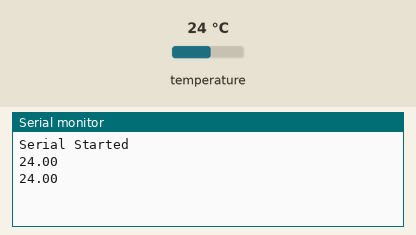
The sketch below on a simulated Arduino Uno, built with avr-gcc and run on an emulated ATmega328P. Parts: the last lines printed to the serial monitor. Inputs (shaded band) come from the test bench; at power-on: temperature 24 °C.

Above: at 3.3 s.
3.4 s: temperature set to 12 °C
At 5.0 s:
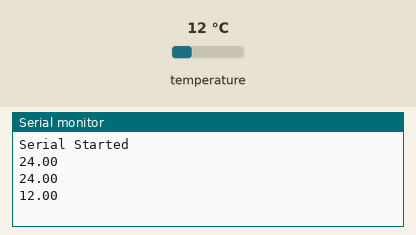
5.9 s: temperature set to 19 °C
At 7.5 s:
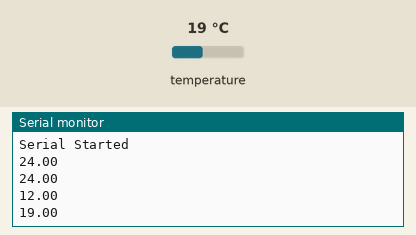
Timing chart, 0 to 9.0 s (numbered marks = the images above; inputs shaded):
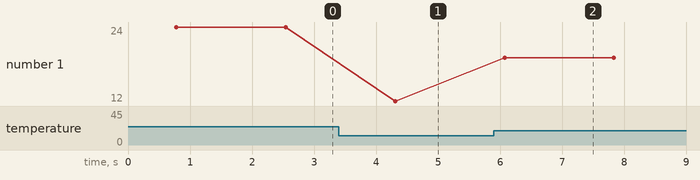

The sketch:

temperature_sensor.ino
```cpp
//THIS CODE IS UNTESTED
//Needs OneWire
//Needs DallasTemperature
#include <OneWire.h>
#include <DallasTemperature.h>

#define BUS_PIN 2
OneWire oneWire(BUS_PIN);

DallasTemperature sensors(&oneWire);

void initialise_temperature_sensor(){
  sensors.begin();
}

float get_temperature(){
  sensors.requestTemperatures();
  return sensors.getTempCByIndex(0);
}

void setup(){
  Serial.begin(9600);
  Serial.println("Serial Started");
  initialise_temperature_sensor();
}

void loop(){
  Serial.println(get_temperature());
  delay(1000);
}
```

Measured:
- after the input at 3.4 s, the serial monitor: prints a new line after 0.91 s (image 1)
- after the input at 5.9 s, the serial monitor: prints a new line after 0.17 s (image 2)
- plotted number 1: 24 → 12 after the input at 3.4 s, 12 → 19 after the input at 5.9 s
